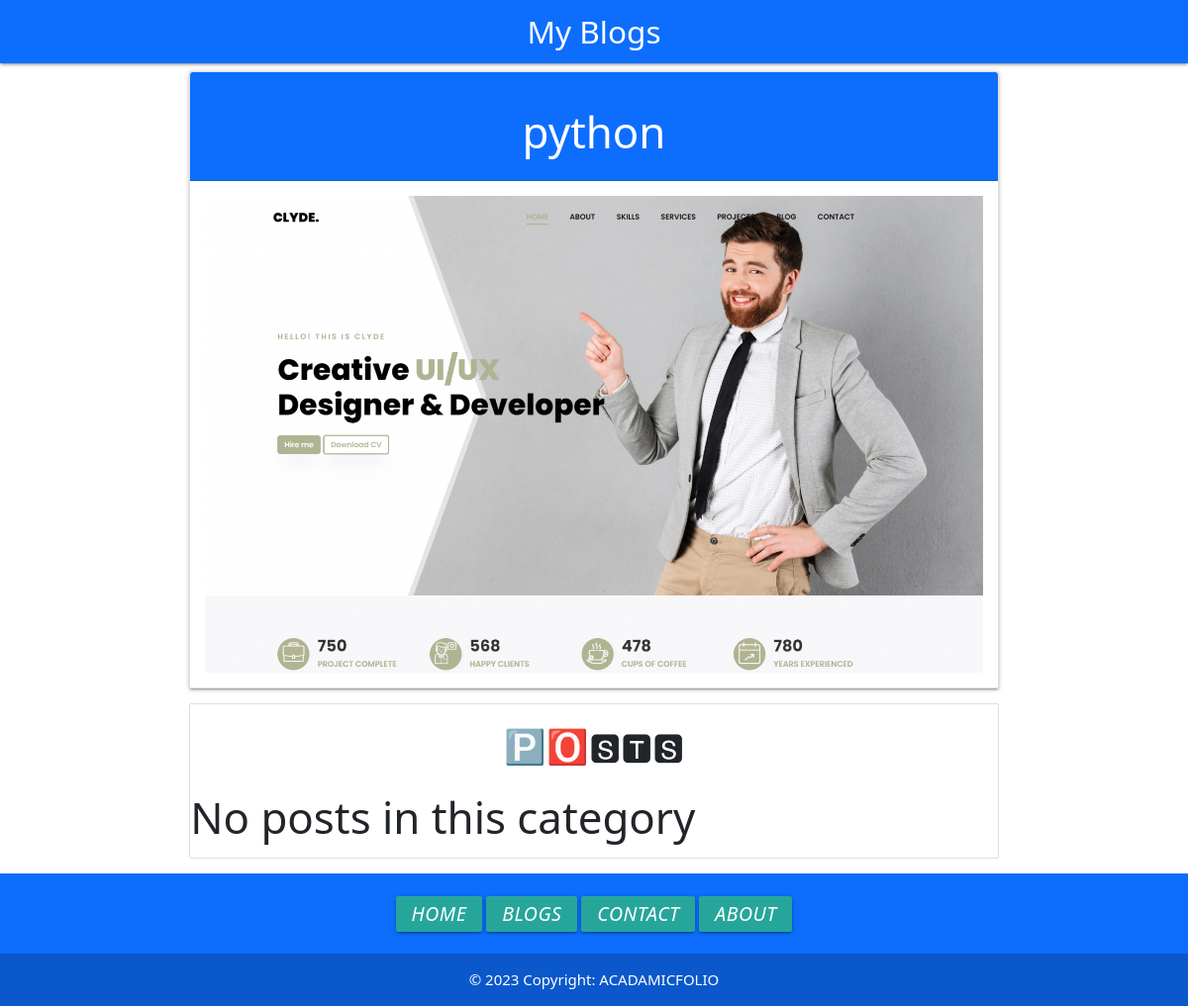
Screenshot of /category/CATEGORY4 with the database file from the repository.
### website/models.py (models this page shows, shortened)
class Category(models.Model):
    category_id = models.AutoField(primary_key=True)
    title = models.CharField(max_length=100)
    discription = models.TextField()
    url = models.CharField(max_length=100)
    image = models.ImageField(upload_to='category/')
    add_date = models.DateTimeField(auto_now_add=True, null=True)

### website/views.py (the view)
# urls.py: path('category/<slug:url>',category)
def category(request, url):
    cate = Category.objects.get(url=url)
    posts = Post.objects.filter(cate=cate)
    return render(request, "category.html", {'cate': cate, 'posts': posts})

### templates/category.html (shortened to what this page needs)
{%extends 'base.html' %}
{% block scripts %}
<link href="https://cdn.jsdelivr.net/npm/bootstrap@5.0.2/dist/css/bootstrap.min.css" rel="stylesheet">
{% endblock scripts %}
{%block body%}
<div class="container">
    <div class="card text-center">
        <div class="card-header bg-primary text-white">
          <h3>{{cate.title}}</h3>
        </div>
        <div class="card-body">
          <img src="/media/{{cate.image}}" class="card-img-bottom" alt="...">
        </div>
      </div>
    <div class="collection">
      <h4 class="text-center ">🅿🅾🆂🆃🆂</h4>
        {%for p in posts %}
        <a href="/blog/{{p.url}}" class="collection-item">{{p.title}}</a>
        {% empty %}
        <h3>No posts in this category</h3>
        {%endfor%}
    </div>
</div>
{%endblock%}

### rows the page displays
Category: title "python", image (picture)
